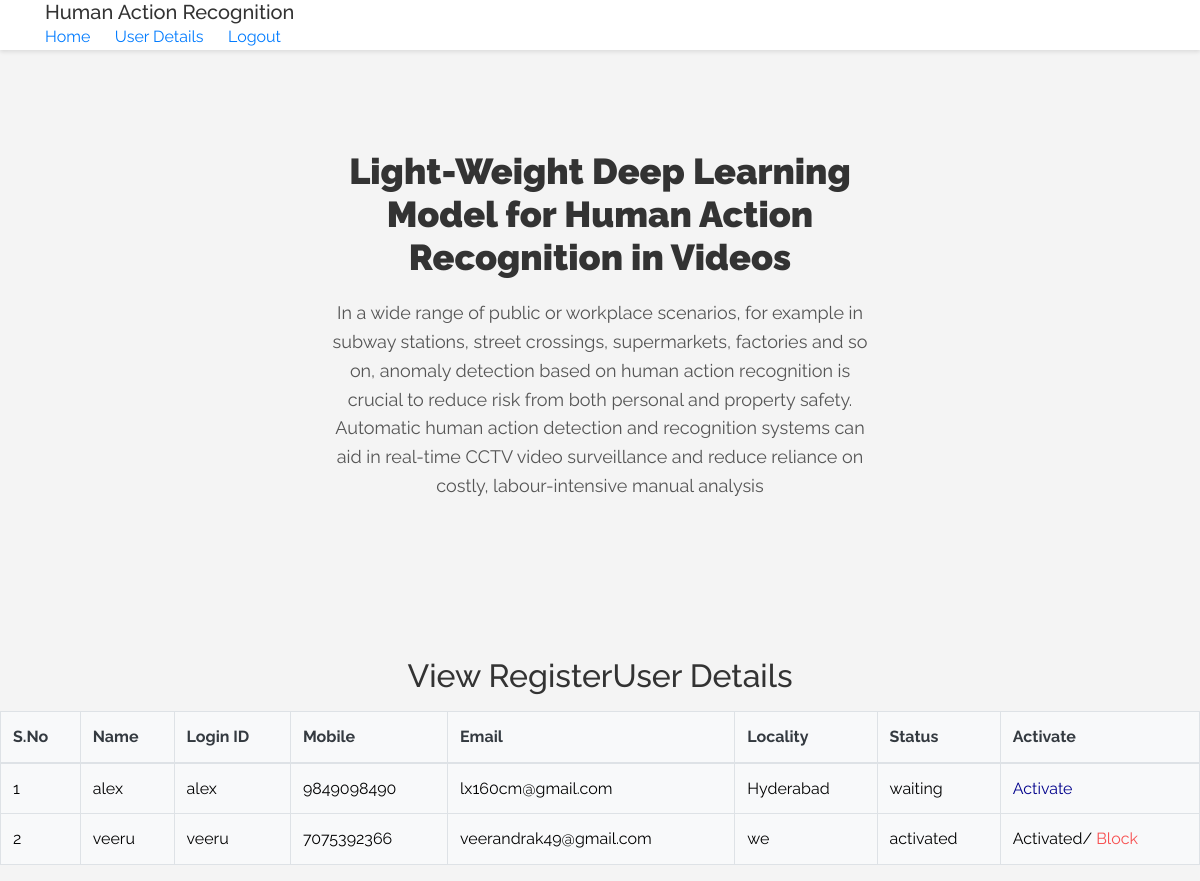
The page /BlockUsers/?uid=3 on the database its author committed.
### users/models.py (models this page shows, shortened)
class UserRegistrationModel(models.Model):
    name = models.CharField(max_length=100)
    loginid = models.CharField(unique=True, max_length=100)
    password = models.CharField(max_length=100)
    mobile = models.CharField(unique=True, max_length=100)
    email = models.CharField(unique=True, max_length=100)
    locality = models.CharField(max_length=100)
    address = models.CharField(max_length=1000)
    city = models.CharField(max_length=100)
    state = models.CharField(max_length=100)
    status = models.CharField(max_length=100)
    class Meta:
        db_table = 'UserRegistrations'

### admins/views.py (the view)
# urls.py: path('BlockUsers/', admins.BlockUsers, name='BlockUsers'),
def BlockUsers(request):
    if request.method == 'GET':
        id = request.GET.get('uid')
        status = 'waiting'
        print("PID = ", id, status)
        UserRegistrationModel.objects.filter(id=id).update(status=status)
        data = UserRegistrationModel.objects.all()
        return render(request, 'admins/viewregisterusers.html', {'data': data})

### assets/templates/admins/viewregisterusers.html
{% extends 'admins/adminbase.html'%}
{%block contents%}
 <section id="intro">
    <div class="intro-text">
      <p><h2 align="center">View RegisterUser Details</h2></p>
      <table class="table table-bordered bg-light text-dark">
    <thead>
      <tr>
        <th>S.No</th>
        <th>Name</th>
        <th>Login ID</th>
        <th>Mobile</th>
        <th>Email</th>
        <th>Locality</th>
        <th>Status</th>
        <th>Activate</th>
      </tr>
    </thead>
    <tbody>
    {% for i in data %}
                                            <tr style="color: Black">
                                                <td>{{forloop.counter}}</td>
                                                <td>{{i.name}}</td>
                                                <td>{{i.loginid}}</td>
                                                <td>{{i.mobile}}</td>
                                                <td>{{i.email}}</td>
                                                <td>{{i.locality}}</td>
                                                <td>{{i.status}}</td>
                                                {% if i.status == 'waiting' %}
                                                <td><a class="btn-link" href="/ActivaUsers/?uid={{ i.id }}"
                                                       style="color:DARKBLUE">Activate</a></td>
                                                {% else %}
                                                <td> Activated/ <a class="btn-link" href="/BlockUsers/?uid={{ i.id }}"
                                                  style="color:rgba(247, 13, 13, 0.712)">Block</a></td>
                                                {% endif %}
                                            </tr>
                                            {% endfor %}
    </tbody>
  </table>
    </div>
  </section>
{%endblock%}

### assets/templates/admins/adminbase.html (style rules this page uses)
body { font-family: 'Raleway', sans-serif; background-color: #f4f4f4; color: #333; line-height: 1.6; }

### rows shown on the page
UserRegistrationModel: name "alex", loginid "alex", mobile "9849098490", email "lx160cm@gmail.com", locality "Hyderabad", status "waiting"
UserRegistrationModel: name "veeru", loginid "veeru", mobile "7075392366", email "veerandrak49@gmail.com", locality "we", status "activated"
